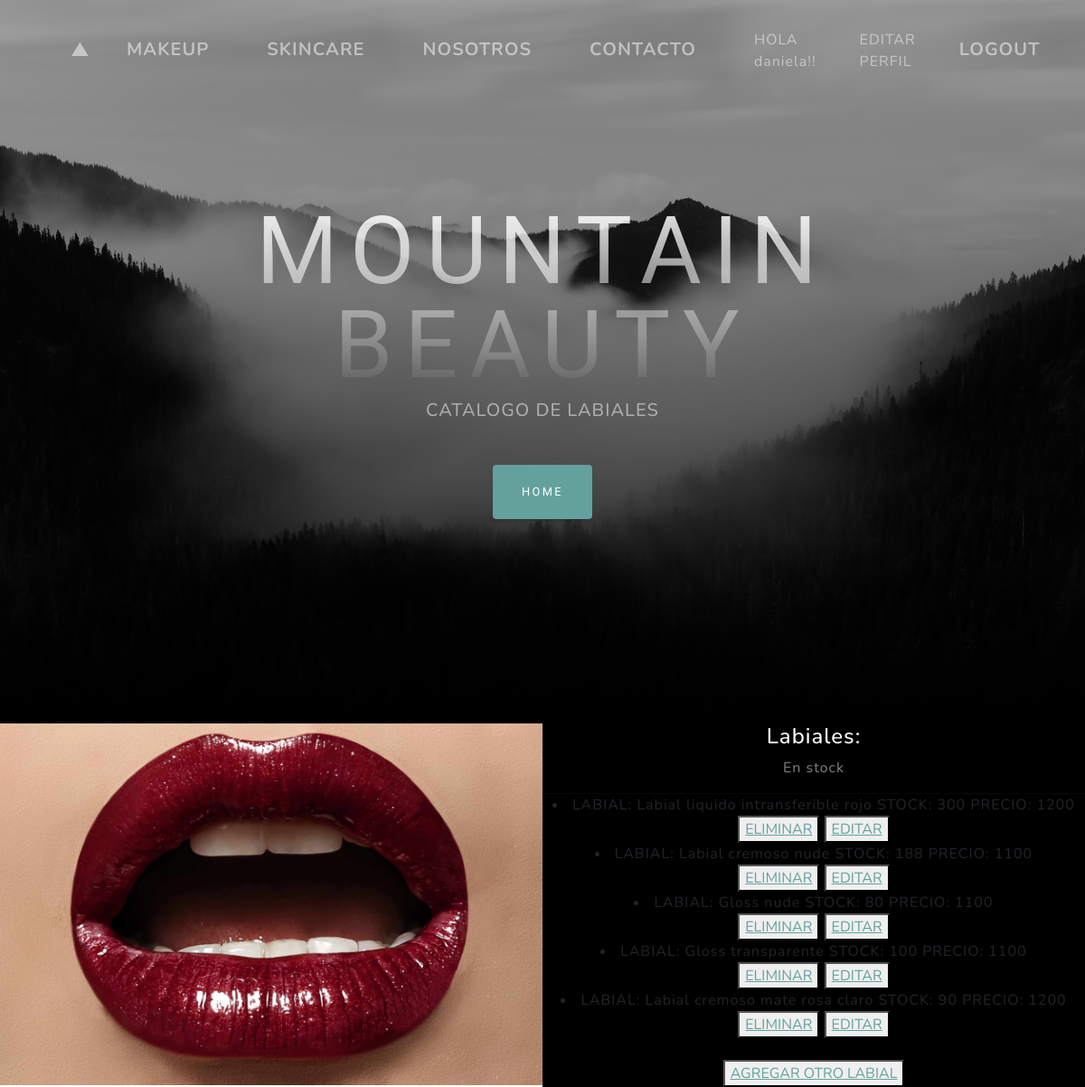
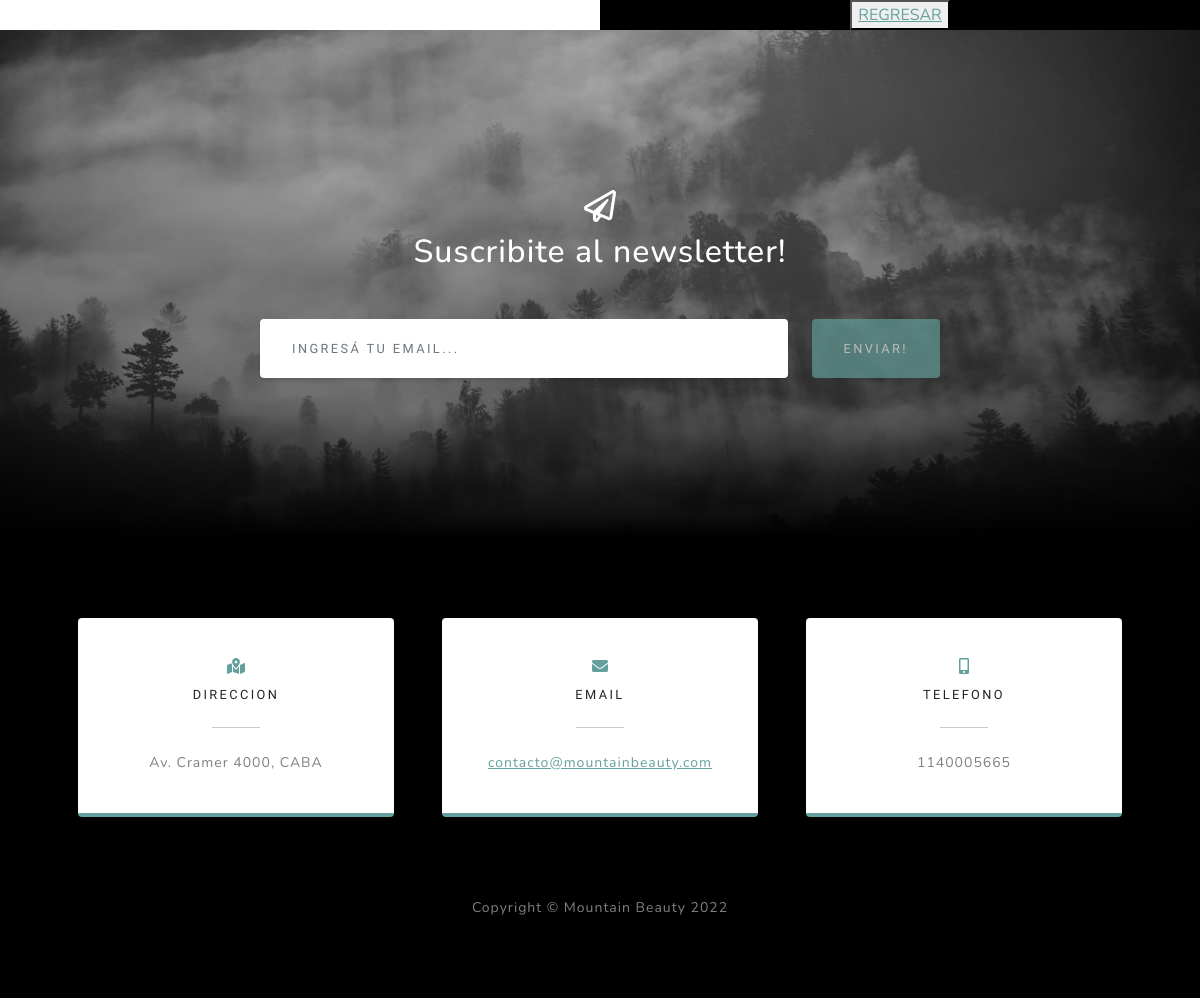
Page /AppCoder/leerLabiales (signed in) on the committed database (2 pictures, top to bottom).
### AppCoder/models.py (models this page shows)
class Labiales(models.Model):
    nombre = models.CharField(max_length=40)
    stock= models.IntegerField()
    precio= models.IntegerField()
    def __str__(self):
       return f"LABIAL: {self.nombre} STOCK: {self.stock} PRECIO: {self.precio}"

### AppCoder/views.py (the view)
# urls.py: path('leerLabiales', views.leerLabiales, name= "LeerLabiales"),
@login_required
def leerLabiales(request):
   labiales= Labiales.objects.all()
   dir={"labiales":labiales} #contexto
   return render(request, "AppCoder/leerLabiales.html", dir)

### AppCoder/templates/AppCoder/leerLabiales.html (shortened to what this page needs)
{% extends "AppCoder/padre.html" %}
{% load static %}
{% block contenidoQueCambia2 %}
<h2 class="text-white-50 mx-auto mt-2 mb-5">CATALOGO DE LABIALES</h2>
{% endblock %}
{% block contenidoQueCambia %}
<div class="row gx-0 mb-5 mb-lg-0 justify-content-center">
    <div class="col-lg-6"><img class="img-fluid" src="{% static 'AppCoder/assets/img/labiales-destacada.jpg' %}" alt="..." /></div>
    <div class="col-lg-6">
        <div class="bg-black text-center h-100 project">
            <div class="d-flex h-100">
                <div class="project-text w-100 my-auto text-center text-lg-left">
                    <h4 class="text-white">Labiales:</h4>
                    <p class="mb-0 text-white-50">En stock</p>
                    <hr class="d-none d-lg-block mb-0 ms-0" />
                       <u1>
                       {%  for l in labiales   %}
                       <li>{{l}}</li>
                       <button>
                            <a href="{% url 'EliminarLabial' l.nombre   %}">ELIMINAR</a>
                       </button>
                       <button>
                            <a href="{% url 'EditarLabial' l.nombre   %}">EDITAR</a>
                       </button>
                       <br>
                       {% endfor %}
                       </u1>
                       <br>
                       <button>
                       <a href="{% url 'LabialesFormulario' %}">AGREGAR OTRO LABIAL</a>
                       </button>
                       <br>
                       <button>
                        <a href="{% url 'Makeup' %}">REGRESAR</a>
                       </button>
                </div>
            </div>
        </div>
    </div>
</div>
{% endblock %}

### AppCoder/templates/AppCoder/padre.html (shortened to what this page needs)
<!DOCTYPE html>
<html lang="en">
    <head>
        {%  load static   %}
        <link href="{% static 'AppCoder/css/styles.css' %}" rel="stylesheet" />
    </head>
    <body id="page-top">
        <nav class="navbar navbar-expand-lg navbar-light fixed-top" id="mainNav">
            <div class="container px-4 px-lg-5">
                <a class="navbar-brand" href="#page-top">▲</a>
                <div class="collapse navbar-collapse" id="navbarResponsive">
                    <ul class="navbar-nav ms-auto">
                        <li class="navbar-brand"><a class="nav-link" href="{% url 'Makeup' %}">MAKEUP</a></li>
                        <li class="navbar-brand"><a class="nav-link" href="{% url 'Skincare' %}">SKINCARE</a></li>
                        <li class="navbar-brand"><a class="nav-link" href="{% url 'Nosotros' %}">NOSOTROS</a></li>
                        <li class="navbar-brand"><a class="nav-link" href="{% url 'Contacto' %}">CONTACTO</a></li>
                        {% if request.user.is_authenticated %}
                        <li class="nav-item"><a class="nav-link"> HOLA {{user.username}}!!</a></li>
                        <li class="nav-item"><a class="nav-link" href="{% url 'EditarPerfil' %}">EDITAR PERFIL</a></li>
                        <li class="navbar-brand"><a class="nav-link" href="{% url 'Logout' %}">LOGOUT</a></li>
                        {% endif %}
                    </ul>
                </div>
            </div>
        </nav>
        <header class="masthead">
            <div class="container px-4 px-lg-5 d-flex h-100 align-items-center justify-content-center">
                <div class="d-flex justify-content-center">
                    <div class="text-center">
                        <h1 class="mx-auto my-0 text-uppercase">Mountain Beauty</h1>
                        {% block contenidoQueCambia2 %}{% endblock %}
                        <a class="btn btn-primary" href="{% url 'Inicio' %}">Home</a>
                    </div>
                </div>
            </div>
        </header>
        {% block contenidoQueCambia %}{% endblock %}
        <section class="signup-section" id="signup">
            <div class="container px-4 px-lg-5">
                <div class="row gx-4 gx-lg-5">
                    <div class="col-md-10 col-lg-8 mx-auto text-center">
                        <i class="far fa-paper-plane fa-2x mb-2 text-white"></i>
                        <h2 class="text-white mb-5">Suscribite al newsletter!</h2>
                        <form class="form-signup" id="contactForm" data-sb-form-api-token="API_TOKEN">
                            <div class="row input-group-newsletter">
                                <div class="col"><input class="form-control" id="emailAddress" type="email" placeholder="Ingresá tu email..." aria-label="Enter email address..." data-sb-validations="required,email" /></div>
                                <div class="col-auto"><button class="btn btn-primary disabled" id="submitButton" type="submit">ENVIAR!</button></div>
                            </div>
                        </form>
                    </div>
                </div>
            </div>
        </section>
        <section class="contact-section bg-black">
            <div class="container px-4 px-lg-5">
                <div class="row gx-4 gx-lg-5">
                    <div class="col-md-4 mb-3 mb-md-0">
                        <div class="card py-4 h-100">
                            <div class="card-body text-center">
                                <i class="fas fa-map-marked-alt text-primary mb-2"></i>
                                <h4 class="text-uppercase m-0">DIRECCION</h4>
                                <hr class="my-4 mx-auto" />
                                <div class="small text-black-50">Av. Cramer 4000, CABA</div>
                            </div>
                        </div>
                    </div>
                    <div class="col-md-4 mb-3 mb-md-0">
                        <div class="card py-4 h-100">
                            <div class="card-body text-center">
                                <i class="fas fa-envelope text-primary mb-2"></i>
                                <h4 class="text-uppercase m-0">EMAIL</h4>
                                <hr class="my-4 mx-auto" />
                                <div class="small text-black-50"><a href="#!">contacto@mountainbeauty.com</a></div>
                            </div>
                        </div>
                    </div>
                    <div class="col-md-4 mb-3 mb-md-0">
                        <div class="card py-4 h-100">
                            <div class="card-body text-center">
                                <i class="fas fa-mobile-alt text-primary mb-2"></i>
                                <h4 class="text-uppercase m-0">TELEFONO</h4>
                                <hr class="my-4 mx-auto" />
                                <div class="small text-black-50">1140005665</div>
                            </div>
                        </div>
                    </div>
                </div>
                </div>
        </section>
        <footer class="footer bg-black small text-center text-white-50"><div class="container px-4 px-lg-5">Copyright &copy; Mountain Beauty 2022</div></footer>
    </body>
</html>

### rows in the picture
Labiales: nombre+stock+precio "LABIAL: Labial liquido intransferible rojo STOCK: 300 PRECIO: 1200"
Labiales: nombre+stock+precio "LABIAL: Labial cremoso nude STOCK: 188 PRECIO: 1100"
Labiales: nombre+stock+precio "LABIAL: Gloss nude STOCK: 80 PRECIO: 1100"
Labiales: nombre+stock+precio "LABIAL: Gloss transparente STOCK: 100 PRECIO: 1100"
Labiales: nombre+stock+precio "LABIAL: Labial cremoso mate rosa claro STOCK: 90 PRECIO: 1200"

### other values in the picture
{{ user.username }} "daniela"
